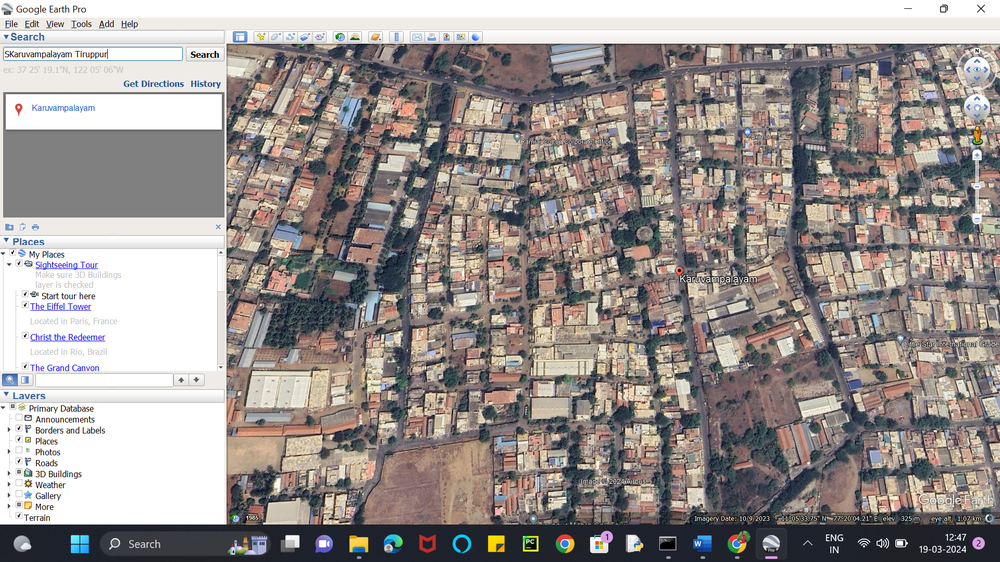
#> input picture Input_Image.png, 1000 x 562 px, shrunk from 1920 x 1080 before the run
$ python -i pollution.py   (imports and definitions only)
#> lines starting #> are read from the running program, lines starting #| are printed output that depends on the picture; after the words box and inside, x2 and y2 are one past the last pixel; in counts of white or black regions, pixels touching at a corner belong together
import cv2
import numpy as np
import matplotlib.pyplot as plt

def identify_and_highlight_planting_areas(image_path):
#> called with image_path = 'Input_Image.png'
    image = cv2.imread(image_path)
#> image is the input picture: shape (562, 1000, 3); mean B, G, R 144.7, 147.6, 154.4
    if image is None:
        print(f"No image found at {image_path}")
        return

    hsv_image = cv2.cvtColor(image, cv2.COLOR_BGR2HSV)
#> hsv_image: shape (562, 1000, 3); mean H, S, V 47, 37.7, 159.1

    lower_green = np.array([36, 25, 25])
    upper_green = np.array([86, 255, 255])
    green_mask = cv2.inRange(hsv_image, lower_green, upper_green)
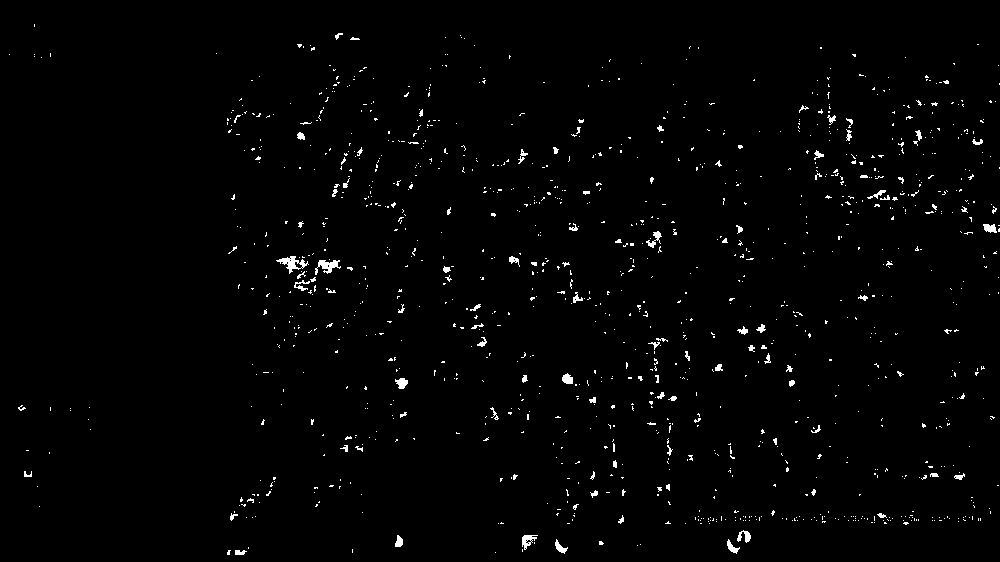
#> green_mask: shape (562, 1000); 1.4% white in thin lines or dots

    lower_gray = np.array([0, 0, 50])
    upper_gray = np.array([180, 18, 230])
    building_mask = cv2.inRange(hsv_image, lower_gray, upper_gray)
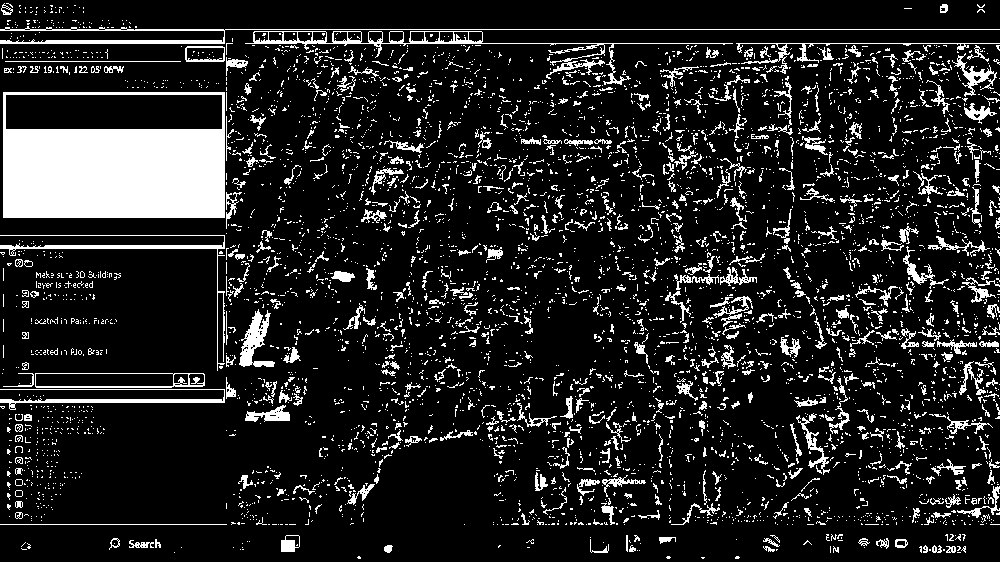
#> building_mask: shape (562, 1000); 13.6% white; 4779 white regions (4231 under 20 px), largest, box (x1, y1, x2, y2) and area: (3, 92, 225, 218) 20628, (245, 31, 733, 85) 2170, (0, 26, 1000, 44) 2107

    planting_mask = cv2.bitwise_not(cv2.add(green_mask, building_mask))
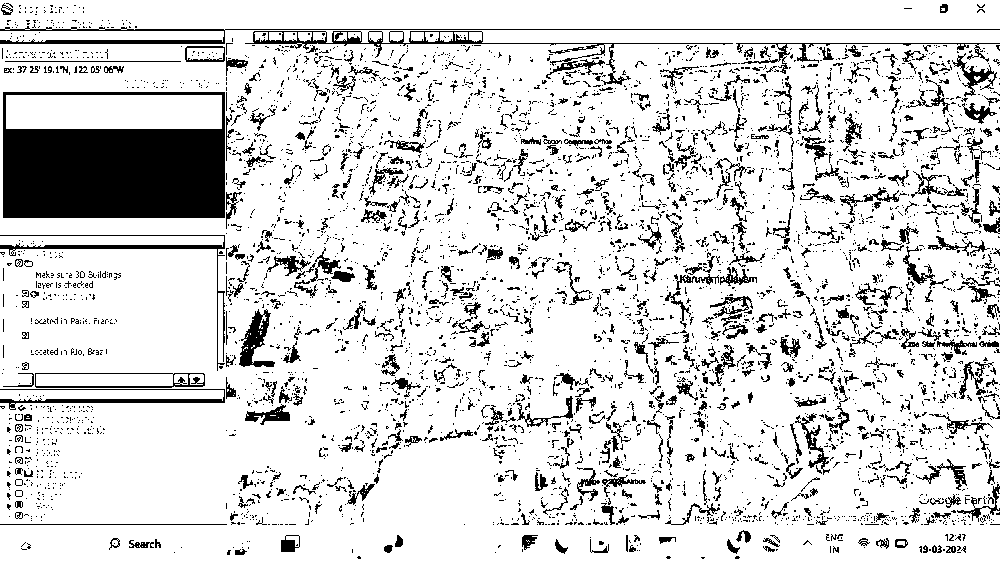
#> planting_mask: shape (562, 1000); 85% white; 4493 black regions (3852 under 20 px), largest, box (x1, y1, x2, y2) and area: (3, 92, 225, 218) 20628, (245, 31, 733, 85) 2265, (0, 26, 1000, 44) 2107

    kernel = np.ones((15, 15), np.uint8)
    closed_planting_mask = cv2.morphologyEx(planting_mask, cv2.MORPH_CLOSE, kernel)
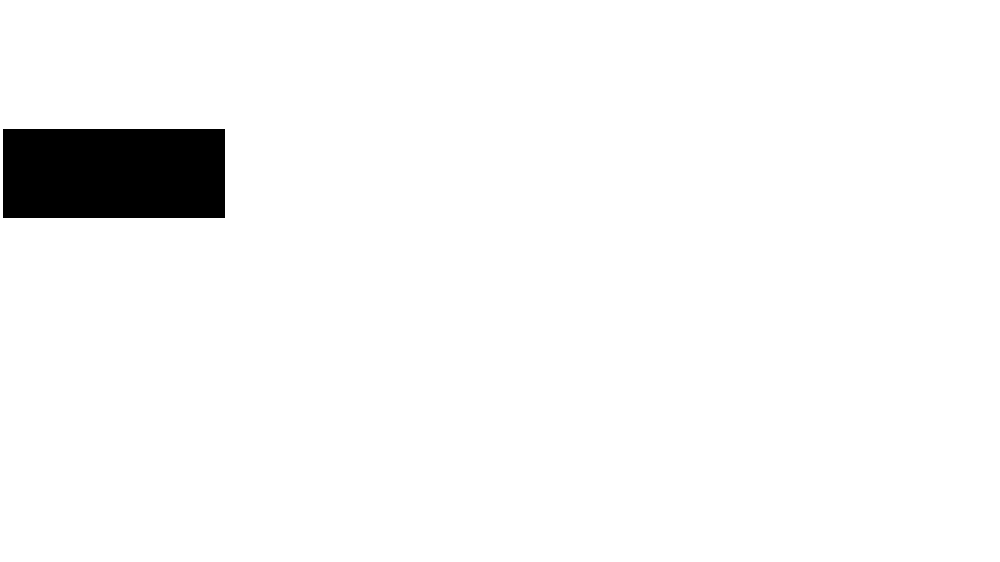
#> closed_planting_mask: shape (562, 1000); 96.5% white; 1 black region, box (x1, y1, x2, y2) and area: (3, 129, 225, 218) 19758

    contours, _ = cv2.findContours(closed_planting_mask, cv2.RETR_EXTERNAL, cv2.CHAIN_APPROX_SIMPLE)
#> contours = [[[0, 0], [0, 561], [999, 561], [999, 0]]]

    for contour in contours:
        cv2.drawContours(image, [contour], -1, (0, 255, 255), 2)
#> this loop made 1 pass
#> contour on pass 1: [[0, 0], [0, 561], [999, 561], [999, 0]]
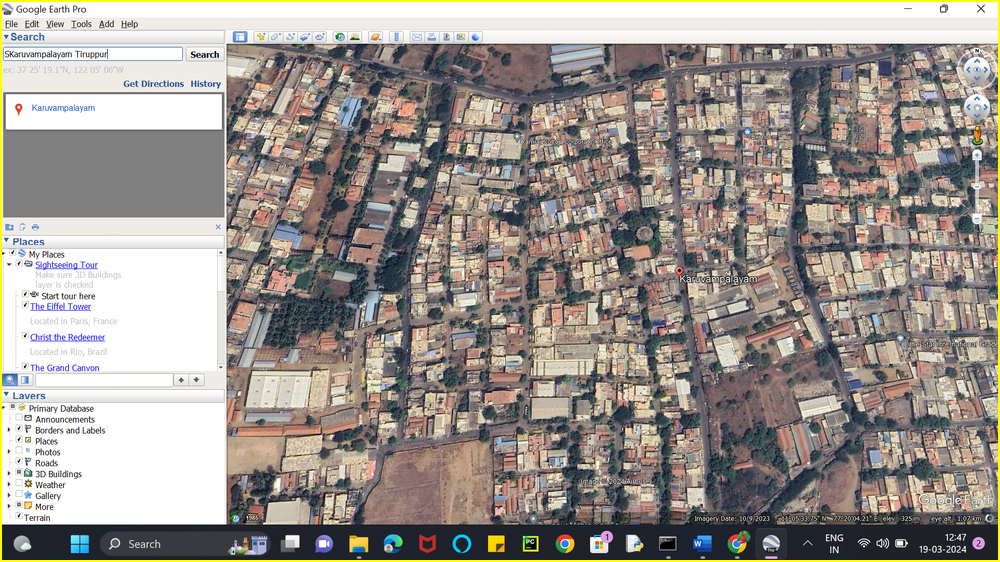
#> image: shape (562, 1000, 3); 1.11% of pixels changed, all inside (x1, y1, x2, y2) = (0, 0, 1000, 562)

    greenery_percentage = np.sum(green_mask == 255) / green_mask.size * 100
#> greenery_percentage = 1.39
    urbanization_level = np.sum(building_mask == 255) / building_mask.size * 100
#> urbanization_level = 13.63
    plants_needed = int((np.sum(closed_planting_mask == 255) / closed_planting_mask.size) * 10000)
#> plants_needed = 9648

    pollution_level = urbanization_level - (greenery_percentage / 2)
#> pollution_level = 12.94
    pollution_level = max(0, min(pollution_level, 100))

    fig, ax = plt.subplots(1, 2, figsize=(12, 6))

    # Adjust subplot parameters to give specified padding
    plt.subplots_adjust(wspace=1/2.54)  # wspace is the width of the padding, 1 cm = 1/2.54 inches (assuming DPI is 100)

    ax[0].imshow(cv2.cvtColor(image, cv2.COLOR_BGR2RGB))
    ax[0].set_title('Potential Planting Areas Outlined')
    ax[0].axis('off')

    text_str = [
        f"Greenery Level: {greenery_percentage:.2f}%",
        f"Urbanization Level: {urbanization_level:.2f}%",
        f"Estimated Number of Plants Needed: {plants_needed}",
        f"Simplified Pollution Level: {pollution_level:.2f}%"
    ]
#> text_str = ['Greenery Level: 1.39%', 'Urbanization Level: 13.63%', 'Estimated Number of Plants Needed: 9648', 'Simplified Pollution Level: 12.94%']
    colors = ['green', 'red', 'blue', 'purple']

    text_position = 0.9  # Starting Y position for text
    for i, (text, color) in enumerate(zip(text_str, colors)):
        ax[1].text(0.01, text_position-(i*0.1), text, color=color, transform=ax[1].transAxes, fontsize=12, ha='left', va='top')
#> this loop made 4 passes
#> (text, color) on passes 1 to 4: ('Greenery Level: 1.39%', 'green'), ('Urbanization Level: 13.63%', 'red'), ('Estimated Number of Plants Needed: 9648', 'blue'), ('Simplified Pollution Level: 12.94%', 'purple')
        # Adjusted text positioning and alignment

    ax[1].axis('off')
    plt.show()


>>> result = identify_and_highlight_planting_areas('Input_Image.png')

$ run again, on Map_Segment.png
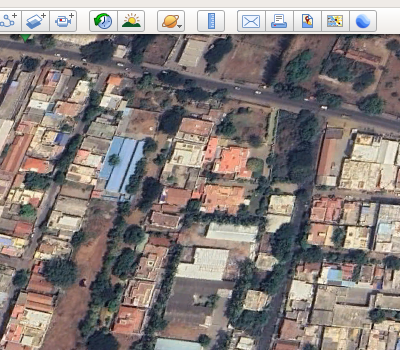
#> input picture Map_Segment.png, 400 x 350 px
#> in identify_and_highlight_planting_areas, image is the input picture: shape (350, 400, 3); mean B, G, R 123, 126, 134.8
#> hsv_image: shape (350, 400, 3); mean H, S, V 56.8, 47, 140.5
#> in identify_and_highlight_planting_areas, `green_mask = cv2.inRange(hsv_image, lower_green, upper_green)`:
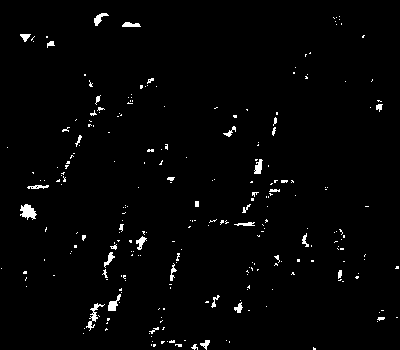
#> green_mask: shape (350, 400); 1.8% white; 253 white regions (218 under 20 px), largest, box (x1, y1, x2, y2) and area: (20, 204, 37, 220) 168, (86, 303, 105, 331) 131, (108, 294, 121, 311) 103
#> building_mask: shape (350, 400); 10.7% white; 860 white regions (720 under 20 px), largest, box (x1, y1, x2, y2) and area: (237, 10, 377, 32) 937, (163, 271, 226, 323) 662, (198, 220, 264, 244) 573
#> planting_mask: shape (350, 400); 87.5% white; 807 black regions (663 under 20 px), largest, box (x1, y1, x2, y2) and area: (237, 10, 377, 32) 941, (163, 262, 226, 323) 729, (198, 219, 264, 244) 669
#> closed_planting_mask: shape (350, 400); every value is 255
#> contours = [[[0, 0], [0, 349], [399, 349], [399, 0]]]
#> the loop in identify_and_highlight_planting_areas, `for contour in contours:` made 1 pass
#> contour on pass 1: [[0, 0], [0, 349], [399, 349], [399, 0]]
#> after the loop in identify_and_highlight_planting_areas, `for contour in contours:`:
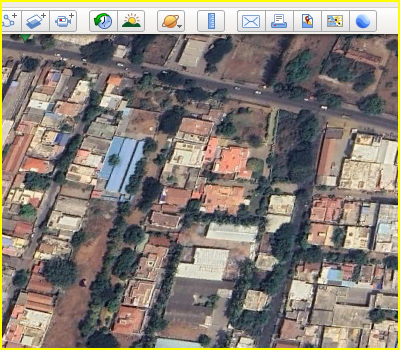
#> image: shape (350, 400, 3); 2.13% of pixels changed, all inside (x1, y1, x2, y2) = (0, 0, 400, 350)
#> greenery_percentage = 1.85
#> urbanization_level = 10.68
#> plants_needed = 10000
#> pollution_level = 9.76
#> text_str = ['Greenery Level: 1.85%', 'Urbanization Level: 10.68%', 'Estimated Number of Plants Needed: 10000', 'Simplified Pollution Level: 9.76%']
#> the loop in identify_and_highlight_planting_areas, `for i, (text, color) in enumerate(zip(text_str, colors)):` made 4 passes
#> (text, color) on passes 1 to 4: ('Greenery Level: 1.85%', 'green'), ('Urbanization Level: 10.68%', 'red'), ('Estimated Number of Plants Needed: 10000', 'blue'), ('Simplified Pollution Level: 9.76%', 'purple')
